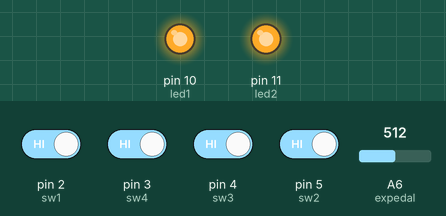
Recording of a sketch running on a simulated Arduino Nano, built with avr-gcc and run on an emulated ATmega328P. Shown: output pins drawn as LEDs (lit = HIGH). The test bench sets the inputs (shaded band); at power-on: pin 2 (sw1), pin 3 (sw4), pin 4 (sw3), pin 5 (sw2) HIGH, A6 (expedal) = 512. MIDI output is not drawn.

Above: at 1.2 s.
1.3 s: pin 2 (sw1) driven LOW and pin 3 (sw4) driven LOW and pin 4 (sw3) driven LOW and pin 5 (sw2) driven LOW
At 1.6 s:
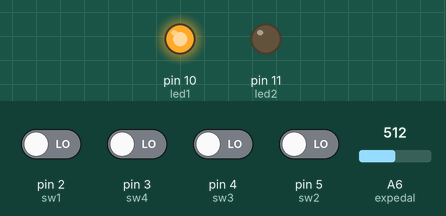
2.8 s: pin 2 (sw1) driven HIGH
At 3.9 s:
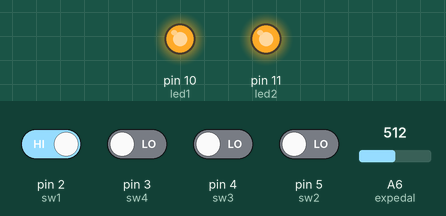
4.3 s: pin 2 (sw1) driven LOW
At 5.0 s:
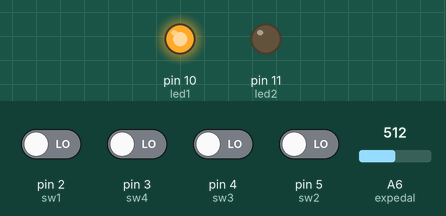
Timing chart, 0 to 7.3 s (numbered marks = the images above; inputs shaded):
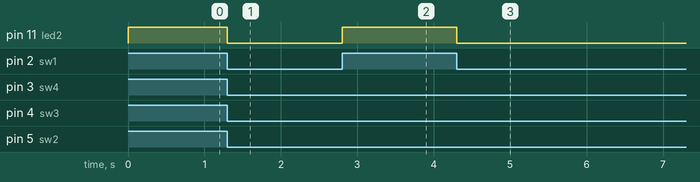

Measured:
- after the input at 1.3 s, pin 11 (led2): HIGH → LOW at once
- after the input at 2.8 s, pin 11 (led2): LOW → HIGH at once
- after the input at 4.3 s, pin 11 (led2): HIGH → LOW at once

The sketch:

HX_Stomp_MIDI_Footswitch.ino
```cpp
#include <MIDI.h>

// : --- MIDI controller for LINE6 HX Stomp ---
// : Supports 4 momentary witches (FS4, FS5, Tuner, Tap) and 1 analog expression pedal (EXP2)

// Define switch - digital pin connections
const byte sw1 = 2;                      // Connect Switch1 to D2 (Pull down, Normally Open, pressed=HIGH)
const byte sw2 = 5;                      // Connect Switch2 to D5 (Pull down, Normally Open, pressed=HIGH)
const byte sw3 = 4;                      // Connect Switch3 to D4 (Pull down, Normally Open, pressed=HIGH)
const byte sw4 = 3;                      // Connect Switch4 to D3 (Pull down, Normally Open, pressed=HIGH)

// EXP pedal connection
const byte expedal = A6;

// LED connection: digital pin 10, 11
const byte led1 = 10;
const byte led2 = 11;

// MIDI CC# for HX Stomp setting
const byte fs4 = 52;    // Foot Switch 4
const byte fs5 = 53;    // Foot Switch 5
const byte tuner = 68;  // Tuner screen on/off
const byte tap = 64;    // Tap tempo
const byte pedal = 2;   // Expression Pedal 2

// Variables for input debouncing
unsigned long lastDebounceTime = 0;     // the last time the switch state changed
unsigned long debounceDelay = 50;       // the debounce time (ms)
byte prevButtonState = 0;               // Saves the previous switch state to each bit: bit 0(LSB) = SW1 ~ bit 3 = SW4
byte buttonState;                       // Saves the stable switch state
byte oldExpPedalValue = 0;              // Saves the previous expression pedal input value
byte newExpPedalValue;                  // Saves the new reading of expression pedal value

MIDI_CREATE_DEFAULT_INSTANCE();

void setup() {
  MIDI.begin(1);  // using MIDI Channel 1
  pinMode(sw1, INPUT);
  pinMode(sw2, INPUT);
  pinMode(sw3, INPUT);
  pinMode(sw4, INPUT);
  pinMode(led1, OUTPUT);
  pinMode(led2, OUTPUT);
  digitalWrite(led1, HIGH); // POWER status LED
}

void loop() {                                     // tempReading = 0b00000000 : stores the raw inputs from switches to each bits.
  byte tempReading = 0;                           //                     ||||
  bitWrite(tempReading, 0, digitalRead(sw1));     //                     |||+- SW1
  bitWrite(tempReading, 1, digitalRead(sw2));     //                     ||+-- SW2
  bitWrite(tempReading, 2, digitalRead(sw3));     //                     |+--- SW3
  bitWrite(tempReading, 3, digitalRead(sw4));     //                     +---- SW4

  // for switch state indicator LEDs
  if(tempReading != 0) {
    digitalWrite(led2, HIGH); // Active status LED
  } else {
    digitalWrite(led2, LOW);
  }

  // Check input changes & set timer
  if (tempReading != prevButtonState) {
    lastDebounceTime = millis();
  }

  // Take input changes as stable input after threshold
  if ((millis() - lastDebounceTime) > debounceDelay) {

    if (tempReading != buttonState) {
      buttonState = tempReading;
      sendMessage();
    }
  }
  prevButtonState = tempReading;

  // Process the analog pedal input
  sendPedalMessage();
}

void sendMessage() {
  //Transmit actual MIDI message of foot switch control
  byte control;
  switch (buttonState) {
    case 1:             //0b0001
      control = fs5;
      break;
    case 2:             //0b0010
      control = fs4;
      break;
    case 4:             //0b0100
      control = tuner;
      break;
    case 8:             //0b1000
      control = tap;
      break;
    default:
      return;           //Do nothing and escape
  }
  MIDI.sendControlChange(control, 64, 1); // since the value 64 is acceptable to all 4 controls...
}

void sendPedalMessage() {
  //Transmit MIDI CC message of expression pedal control if the input value changed.
  newExpPedalValue = map(analogRead(expedal), 0, 1023, 0, 127);
  if(newExpPedalValue != oldExpPedalValue) {
    MIDI.sendControlChange(pedal, newExpPedalValue, 1);
    oldExpPedalValue = newExpPedalValue;
  } else return;
}
```
